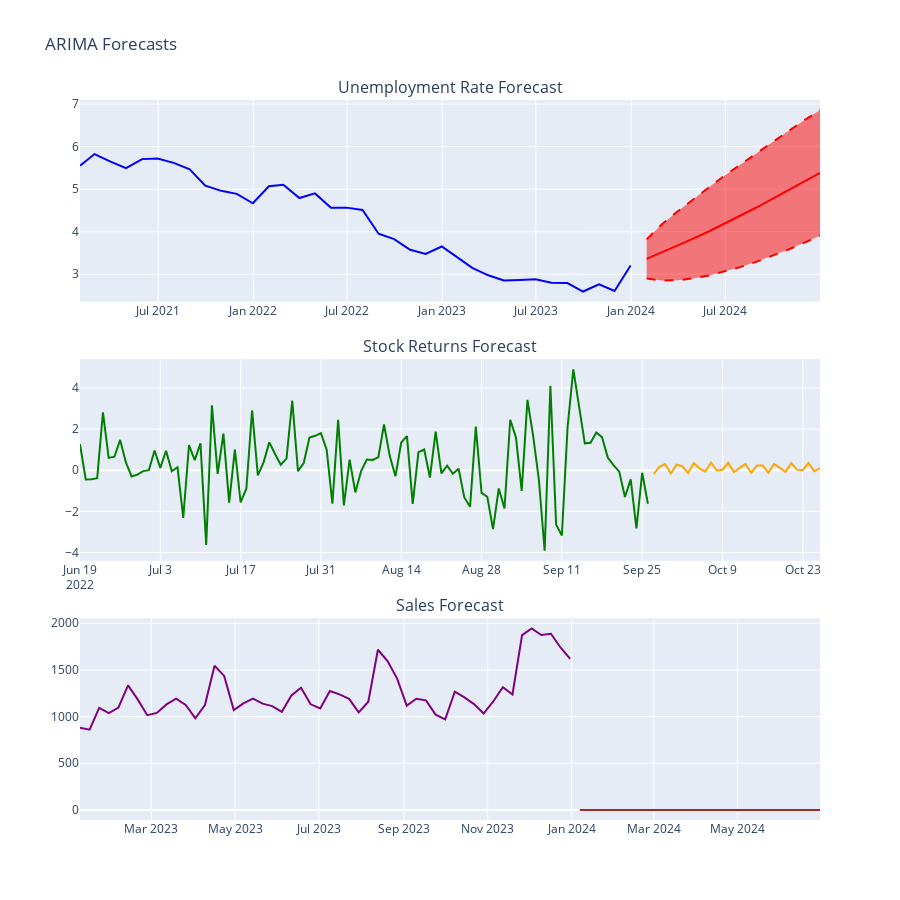

Notebook cell for this chart:
### Code cell
# 5. FORECASTING AND BUSINESS APPLICATIONS
print(" 5. FORECASTING & BUSINESS APPLICATIONS")
print("=" * 41)

# Generate forecasts
forecast_periods = 12 # 12-period ahead forecasts

# Unemployment forecasting
unemployment_forecast = unemployment_model.get_forecast(steps=forecast_periods)
unemployment_pred = unemployment_forecast.predicted_mean
unemployment_ci = unemployment_forecast.conf_int()

print("Unemployment Rate Forecasting:")
print(f"• Next 12 months forecast:")
for i, (date, pred, lower, upper) in enumerate(zip(
    pd.date_range(unemployment_df.index[-1] + pd.DateOffset(months=1), periods=forecast_periods, freq='M'),
    unemployment_pred, unemployment_ci.iloc[:, 0], unemployment_ci.iloc[:, 1])):
    if i < 6: # Show first 6 months
        print(f"   {date.strftime('%Y-%m')}: {pred:.2f}% [{lower:.2f}%, {upper:.2f}%]")

# Stock returns forecasting
stock_forecast = stock_model.get_forecast(steps=30) # 30-day forecast
stock_pred = stock_forecast.predicted_mean
stock_ci = stock_forecast.conf_int()

print(f"\nStock Returns Forecasting (next 30 days):")
print(f"• Mean return: {stock_pred.mean():.4f}%")
print(f"• Volatility: {stock_pred.std():.4f}%")
print(f"• 95% CI range: [{stock_ci.iloc[:, 0].mean():.4f}%, {stock_ci.iloc[:, 1].mean():.4f}%]")

# Sales forecasting
sales_forecast_periods = 26 # 26 weeks (6 months)
sales_forecast = sales_model.get_forecast(steps=sales_forecast_periods)
sales_pred = sales_forecast.predicted_mean
sales_ci = sales_forecast.conf_int()

print(f"\nSales Forecasting (next 26 weeks):")
print(f"• Average weekly sales: ${sales_pred.mean():.0f}K")
print(f"• Peak forecast: ${sales_pred.max():.0f}K")
print(f"• Trough forecast: ${sales_pred.min():.0f}K")

# Visualize forecasts
fig_forecast = make_subplots(
 rows=3, cols=1,
 subplot_titles=['Unemployment Rate Forecast', 'Stock Returns Forecast', 'Sales Forecast'],
 vertical_spacing=0.08
)

# Unemployment forecast
historical_unemployment = unemployment_df['unemployment_rate'].tail(36) # Last 3 years
forecast_dates_unemployment = pd.date_range(
 unemployment_df.index[-1] + pd.DateOffset(months=1),
 periods=forecast_periods, freq='M'
)

fig_forecast.add_trace(
 go.Scatter(x=historical_unemployment.index, y=historical_unemployment,
 mode='lines', name='Historical', line=dict(color='blue')),
 row=1, col=1
)
fig_forecast.add_trace(
 go.Scatter(x=forecast_dates_unemployment, y=unemployment_pred,
 mode='lines', name='Forecast', line=dict(color='red')),
 row=1, col=1
)
fig_forecast.add_trace(
 go.Scatter(x=forecast_dates_unemployment, y=unemployment_ci.iloc[:, 1],
 mode='lines', line=dict(color='red', dash='dash'),
 showlegend=False, name='Upper CI'),
 row=1, col=1
)
fig_forecast.add_trace(
 go.Scatter(x=forecast_dates_unemployment, y=unemployment_ci.iloc[:, 0],
 mode='lines', line=dict(color='red', dash='dash'),
 showlegend=False, name='Lower CI', fill='tonexty'),
 row=1, col=1
)

# Stock forecast
historical_stock = stock_df['returns'].tail(100) # Last 100 days
forecast_dates_stock = pd.date_range(
 stock_df.index[-1] + pd.Timedelta(days=1),
 periods=30, freq='D'
)

fig_forecast.add_trace(
 go.Scatter(x=historical_stock.index, y=historical_stock,
 mode='lines', name='Historical Returns', line=dict(color='green')),
 row=2, col=1
)
fig_forecast.add_trace(
 go.Scatter(x=forecast_dates_stock, y=stock_pred,
 mode='lines', name='Forecast Returns', line=dict(color='orange')),
 row=2, col=1
)

# Sales forecast
historical_sales = sales_df['sales'].tail(52) # Last year
forecast_dates_sales = pd.date_range(
 sales_df.index[-1] + pd.Timedelta(weeks=1),
 periods=sales_forecast_periods, freq='W'
)

fig_forecast.add_trace(
 go.Scatter(x=historical_sales.index, y=historical_sales,
 mode='lines', name='Historical Sales', line=dict(color='purple')),
 row=3, col=1
)
fig_forecast.add_trace(
 go.Scatter(x=forecast_dates_sales, y=sales_pred,
 mode='lines', name='Forecast Sales', line=dict(color='brown')),
 row=3, col=1
)

fig_forecast.update_layout(height=900, title="ARIMA Forecasts", showlegend=False)
fig_forecast.show()

# Forecast accuracy assessment (using last known values)
print(f"\n Forecast Performance Assessment:")

# Out-of-sample testing (use last 10% of data for testing)
def out_of_sample_test(series, order, test_size=0.1):
 """Perform out-of-sample forecast testing"""
 n_test = int(len(series) * test_size)
 train_series = series[:-n_test]
 test_series = series[-n_test:]

 # Fit model on training data
 model = ARIMA(train_series, order=order)
 fitted_model = model.fit()

 # Generate forecasts
 forecast = fitted_model.get_forecast(steps=n_test)
 predictions = forecast.predicted_mean

 # Calculate metrics
 mse = mean_squared_error(test_series, predictions)
 mae = mean_absolute_error(test_series, predictions)
 rmse = np.sqrt(mse)

 # MAPE (Mean Absolute Percentage Error)
 mape = np.mean(np.abs((test_series - predictions) / test_series)) * 100

 return {'mse': mse, 'mae': mae, 'rmse': rmse, 'mape': mape}

# Test forecast accuracy
unemployment_accuracy = out_of_sample_test(
 unemployment_df['unemployment_rate'],
 unemployment_model.model.order
)

stock_accuracy = out_of_sample_test(
 stock_df['returns'],
 stock_model.model.order
)

print(f"Unemployment Forecast Accuracy (out-of-sample):")
print(f"• RMSE: {unemployment_accuracy['rmse']:.4f}")
print(f"• MAE: {unemployment_accuracy['mae']:.4f}")
print(f"• MAPE: {unemployment_accuracy['mape']:.2f}%")

print(f"\nStock Returns Forecast Accuracy (out-of-sample):")
print(f"• RMSE: {stock_accuracy['rmse']:.4f}")
print(f"• MAE: {stock_accuracy['mae']:.4f}")
print(f"• MAPE: {stock_accuracy['mape']:.2f}%")

# Business value calculations
print(f"\n BUSINESS VALUE OF ARIMA FORECASTING:")

# Economic policy value
policy_accuracy_improvement = 0.20 # 20% improvement
current_policy_cost = 2_000_000_000 # $2B cost of policy mistakes
policy_savings = current_policy_cost * policy_accuracy_improvement

print(f"\n Economic Policy ROI:")
print(f"• Current policy mistake cost: ${current_policy_cost:,.0f}")
print(f"• Forecast accuracy improvement: {policy_accuracy_improvement:.0%}")
print(f"• Annual policy savings: ${policy_savings:,.0f}")

# Trading strategy value
portfolio_value = 50_000_000 # $50M portfolio
sharpe_improvement = 0.3 # 0.3 improvement in Sharpe ratio
risk_free_rate = 0.02
current_sharpe = 1.2
improved_sharpe = current_sharpe + sharpe_improvement

# Assuming current return of 8%, improved return
current_return = 0.08
volatility = (current_return - risk_free_rate) / current_sharpe
improved_return = risk_free_rate + improved_sharpe * volatility
additional_return = improved_return - current_return

trading_value = portfolio_value * additional_return

print(f"\n Trading Strategy ROI:")
print(f"• Portfolio value: ${portfolio_value:,.0f}")
print(f"• Sharpe ratio improvement: {sharpe_improvement}")
print(f"• Additional annual return: {additional_return:.1%}")
print(f"• Annual trading value: ${trading_value:,.0f}")

# Inventory optimization value
sales_forecast_accuracy = 0.25 # 25% improvement
inventory_value = 20_000_000 # $20M inventory
holding_cost_rate = 0.15 # 15% annual holding cost
stockout_cost_rate = 0.05 # 5% of sales in stockout costs

inventory_savings = inventory_value * holding_cost_rate * sales_forecast_accuracy
stockout_savings = sales_df['sales'].sum() * 52 * stockout_cost_rate * sales_forecast_accuracy

print(f"\n Inventory Optimization ROI:")
print(f"• Inventory value: ${inventory_value:,.0f}")
print(f"• Forecast improvement: {sales_forecast_accuracy:.0%}")
print(f"• Holding cost savings: ${inventory_savings:,.0f}")
print(f"• Stockout cost savings: ${stockout_savings:,.0f}")
print(f"• Total inventory savings: ${inventory_savings + stockout_savings:,.0f}")

total_annual_value = policy_savings + trading_value + inventory_savings + stockout_savings
implementation_cost = 150_000 # Development and maintenance

print(f"\n TOTAL ARIMA IMPLEMENTATION ROI:")
print(f"• Total annual value: ${total_annual_value:,.0f}")
print(f"• Implementation cost: ${implementation_cost:,.0f}")
print(f"• Net ROI: {(total_annual_value - implementation_cost) / implementation_cost * 100:,.0f}%")
print(f"• Payback period: {implementation_cost / total_annual_value * 12:.1f} months")

### Figure 1 — Plotly figure (JSON) as saved in the notebook; plotly's stock layout.template omitted (floating-point values rounded to 4 significant figures)
{"data": [{"line": {"color": "blue"}, "mode": "lines", "name": "Historical", "type": "scatter", "x": ["2021-01-31T00:00:00.000000000", "2021-02-28T00:00:00.000000000", "2021-03-31T00:00:00.000000000", "2021-04-30T00:00:00.000000000", "2021-05-31T00:00:00.000000000", "2021-06-30T00:00:00.000000000", "2021-07-31T00:00:00.000000000", "2021-08-31T00:00:00.000000000", "2021-09-30T00:00:00.000000000", "2021-10-31T00:00:00.000000000", "2021-11-30T00:00:00.000000000", "2021-12-31T00:00:00.000000000", "2022-01-31T00:00:00.000000000", "2022-02-28T00:00:00.000000000", "2022-03-31T00:00:00.000000000", "2022-04-30T00:00:00.000000000", "2022-05-31T00:00:00.000000000", "2022-06-30T00:00:00.000000000", "2022-07-31T00:00:00.000000000", "2022-08-31T00:00:00.000000000", "2022-09-30T00:00:00.000000000", "2022-10-31T00:00:00.000000000", "2022-11-30T00:00:00.000000000", "2022-12-31T00:00:00.000000000", "2023-01-31T00:00:00.000000000", "2023-02-28T00:00:00.000000000", "2023-03-31T00:00:00.000000000", "2023-04-30T00:00:00.000000000", "2023-05-31T00:00:00.000000000", "2023-06-30T00:00:00.000000000", "2023-07-31T00:00:00.000000000", "2023-08-31T00:00:00.000000000", "2023-09-30T00:00:00.000000000", "2023-10-31T00:00:00.000000000", "2023-11-30T00:00:00.000000000", "2023-12-31T00:00:00.000000000"], "xaxis": "x", "y": [5.55, 5.825, 5.647, 5.496, 5.706, 5.721, 5.618, 5.467, 5.083, 4.96, 4.889, 4.667, 5.069, 5.102, 4.791, 4.9, 4.565, 4.566, 4.509, 3.951, 3.825, 3.576, 3.477, 3.652, 3.392, 3.15, 2.974, 2.851, 2.863, 2.881, 2.801, 2.791, 2.593, 2.763, 2.607, 3.204], "yaxis": "y"}, {"line": {"color": "red"}, "mode": "lines", "name": "Forecast", "type": "scatter", "x": ["2024-01-31T00:00:00.000000000", "2024-02-29T00:00:00.000000000", "2024-03-31T00:00:00.000000000", "2024-04-30T00:00:00.000000000", "2024-05-31T00:00:00.000000000", "2024-06-30T00:00:00.000000000", "2024-07-31T00:00:00.000000000", "2024-08-31T00:00:00.000000000", "2024-09-30T00:00:00.000000000", "2024-10-31T00:00:00.000000000", "2024-11-30T00:00:00.000000000", "2024-12-31T00:00:00.000000000"], "xaxis": "x", "y": [3.361, 3.51, 3.668, 3.835, 4.01, 4.192, 4.381, 4.574, 4.772, 4.973, 5.176, 5.381], "yaxis": "y"}, {"line": {"color": "red", "dash": "dash"}, "mode": "lines", "name": "Upper CI", "showlegend": false, "type": "scatter", "x": ["2024-01-31T00:00:00.000000000", "2024-02-29T00:00:00.000000000", "2024-03-31T00:00:00.000000000", "2024-04-30T00:00:00.000000000", "2024-05-31T00:00:00.000000000", "2024-06-30T00:00:00.000000000", "2024-07-31T00:00:00.000000000", "2024-08-31T00:00:00.000000000", "2024-09-30T00:00:00.000000000", "2024-10-31T00:00:00.000000000", "2024-11-30T00:00:00.000000000", "2024-12-31T00:00:00.000000000"], "xaxis": "x", "y": [3.82, 4.17, 4.478, 4.769, 5.048, 5.321, 5.589, 5.852, 6.111, 6.365, 6.614, 6.859], "yaxis": "y"}, {"fill": "tonexty", "line": {"color": "red", "dash": "dash"}, "mode": "lines", "name": "Lower CI", "showlegend": false, "type": "scatter", "x": ["2024-01-31T00:00:00.000000000", "2024-02-29T00:00:00.000000000", "2024-03-31T00:00:00.000000000", "2024-04-30T00:00:00.000000000", "2024-05-31T00:00:00.000000000", "2024-06-30T00:00:00.000000000", "2024-07-31T00:00:00.000000000", "2024-08-31T00:00:00.000000000", "2024-09-30T00:00:00.000000000", "2024-10-31T00:00:00.000000000", "2024-11-30T00:00:00.000000000", "2024-12-31T00:00:00.000000000"], "xaxis": "x", "y": [2.901, 2.849, 2.858, 2.902, 2.972, 3.064, 3.172, 3.296, 3.433, 3.581, 3.738, 3.904], "yaxis": "y"}, {"line": {"color": "green"}, "mode": "lines", "name": "Historical Returns", "type": "scatter", "x": ["2022-06-19T00:00:00.000000000", "2022-06-20T00:00:00.000000000", "2022-06-21T00:00:00.000000000", "2022-06-22T00:00:00.000000000", "2022-06-23T00:00:00.000000000", "2022-06-24T00:00:00.000000000", "2022-06-25T00:00:00.000000000", "2022-06-26T00:00:00.000000000", "2022-06-27T00:00:00.000000000", "2022-06-28T00:00:00.000000000", "2022-06-29T00:00:00.000000000", "2022-06-30T00:00:00.000000000", "2022-07-01T00:00:00.000000000", "2022-07-02T00:00:00.000000000", "2022-07-03T00:00:00.000000000", "2022-07-04T00:00:00.000000000", "2022-07-05T00:00:00.000000000", "2022-07-06T00:00:00.000000000", "2022-07-07T00:00:00.000000000", "2022-07-08T00:00:00.000000000", "2022-07-09T00:00:00.000000000", "2022-07-10T00:00:00.000000000", "2022-07-11T00:00:00.000000000", "2022-07-12T00:00:00.000000000", "2022-07-13T00:00:00.000000000", "2022-07-14T00:00:00.000000000", "2022-07-15T00:00:00.000000000", "2022-07-16T00:00:00.000000000", "2022-07-17T00:00:00.000000000", "2022-07-18T00:00:00.000000000", "2022-07-19T00:00:00.000000000", "2022-07-20T00:00:00.000000000", "2022-07-21T00:00:00.000000000", "2022-07-22T00:00:00.000000000", "2022-07-23T00:00:00.000000000", "2022-07-24T00:00:00.000000000", "2022-07-25T00:00:00.000000000", "2022-07-26T00:00:00.000000000", "2022-07-27T00:00:00.000000000", "2022-07-28T00:00:00.000000000", "2022-07-29T00:00:00.000000000", "2022-07-30T00:00:00.000000000", "2022-07-31T00:00:00.000000000", "2022-08-01T00:00:00.000000000", "2022-08-02T00:00:00.000000000", "2022-08-03T00:00:00.000000000", "2022-08-04T00:00:00.000000000", "2022-08-05T00:00:00.000000000", "2022-08-06T00:00:00.000000000", "2022-08-07T00:00:00.000000000", "2022-08-08T00:00:00.000000000", "2022-08-09T00:00:00.000000000", "2022-08-10T00:00:00.000000000", "2022-08-11T00:00:00.000000000", "2022-08-12T00:00:00.000000000", "2022-08-13T00:00:00.000000000", "2022-08-14T00:00:00.000000000", "2022-08-15T00:00:00.000000000", "2022-08-16T00:00:00.000000000", "2022-08-17T00:00:00.000000000", "2022-08-18T00:00:00.000000000", "2022-08-19T00:00:00.000000000", "2022-08-20T00:00:00.000000000", "2022-08-21T00:00:00.000000000", "2022-08-22T00:00:00.000000000", "2022-08-23T00:00:00.000000000", "2022-08-24T00:00:00.000000000", "2022-08-25T00:00:00.000000000", "2022-08-26T00:00:00.000000000", "2022-08-27T00:00:00.000000000", "2022-08-28T00:00:00.000000000", "2022-08-29T00:00:00.000000000", "2022-08-30T00:00:00.000000000", "2022-08-31T00:00:00.000000000", "2022-09-01T00:00:00.000000000", "2022-09-02T00:00:00.000000000", "2022-09-03T00:00:00.000000000", "2022-09-04T00:00:00.000000000", "2022-09-05T00:00:00.000000000", "2022-09-06T00:00:00.000000000", "2022-09-07T00:00:00.000000000", "2022-09-08T00:00:00.000000000", "2022-09-09T00:00:00.000000000", "2022-09-10T00:00:00.000000000", "2022-09-11T00:00:00.000000000", "2022-09-12T00:00:00.000000000", "2022-09-13T00:00:00.000000000", "2022-09-14T00:00:00.000000000", "2022-09-15T00:00:00.000000000", "2022-09-16T00:00:00.000000000", "2022-09-17T00:00:00.000000000", "2022-09-18T00:00:00.000000000", "2022-09-19T00:00:00.000000000", "2022-09-20T00:00:00.000000000", "2022-09-21T00:00:00.000000000", "2022-09-22T00:00:00.000000000", "2022-09-23T00:00:00.000000000", "2022-09-24T00:00:00.000000000", "2022-09-25T00:00:00.000000000", "2022-09-26T00:00:00.000000000"], "xaxis": "x2", "y": [1.266, -0.4456, -0.435, -0.3869, 2.811, 0.6017, 0.6576, 1.477, 0.3822, -0.3022, -0.2111, -0.04319, 0.002555, 0.9595, 0.1147, 0.9466, -0.04861, 0.1445, -2.314, 1.219, 0.4936, 1.308, -3.63, 3.156, -0.1746, 1.778, -1.576, 1.004, -1.559, -0.9005, 2.908, -0.2533, 0.3855, 1.355, 0.788, 0.2693, 0.5683, 3.39, -0.0395, 0.3531, 1.591, 1.676, 1.805, 1.004, -1.629, 2.459, -1.711, 0.5159, -1.081, -0.0447, 0.5221, 0.501, 0.6293, 2.225, 0.6886, -0.2872, 1.351, 1.659, -1.635, 0.88, 1.01, -0.3536, 1.876, -0.1547, 0.2174, -0.1757, 0.06991, -1.323, -1.772, 2.127, -1.103, -1.291, -2.863, -0.8883, -1.858, 2.455, 1.592, -0.9993, 3.423, 1.664, -0.481, -3.915, 4.104, -2.645, -3.172, 2.109, 4.912, 3.108, 1.308, 1.334, 1.837, 1.608, 0.614, 0.2515, -0.06658, -1.303, -0.443, -2.826, -0.1231, -1.63], "yaxis": "y2"}, {"line": {"color": "orange"}, "mode": "lines", "name": "Forecast Returns", "type": "scatter", "x": ["2022-09-27T00:00:00.000000000", "2022-09-28T00:00:00.000000000", "2022-09-29T00:00:00.000000000", "2022-09-30T00:00:00.000000000", "2022-10-01T00:00:00.000000000", "2022-10-02T00:00:00.000000000", "2022-10-03T00:00:00.000000000", "2022-10-04T00:00:00.000000000", "2022-10-05T00:00:00.000000000", "2022-10-06T00:00:00.000000000", "2022-10-07T00:00:00.000000000", "2022-10-08T00:00:00.000000000", "2022-10-09T00:00:00.000000000", "2022-10-10T00:00:00.000000000", "2022-10-11T00:00:00.000000000", "2022-10-12T00:00:00.000000000", "2022-10-13T00:00:00.000000000", "2022-10-14T00:00:00.000000000", "2022-10-15T00:00:00.000000000", "2022-10-16T00:00:00.000000000", "2022-10-17T00:00:00.000000000", "2022-10-18T00:00:00.000000000", "2022-10-19T00:00:00.000000000", "2022-10-20T00:00:00.000000000", "2022-10-21T00:00:00.000000000", "2022-10-22T00:00:00.000000000", "2022-10-23T00:00:00.000000000", "2022-10-24T00:00:00.000000000", "2022-10-25T00:00:00.000000000", "2022-10-26T00:00:00.000000000"], "xaxis": "x2", "y": [-0.1901, 0.1702, 0.2998, -0.1547, 0.2747, 0.1985, -0.1321, 0.3471, 0.08765, -0.06814, 0.3783, -0.01361, 0.02483, 0.3646, -0.0886, 0.13, 0.3101, -0.1257, 0.2292, 0.2255, -0.1202, 0.306, 0.1262, -0.07468, 0.3483, 0.02961, 0.001695, 0.3503, -0.04821, 0.09482], "yaxis": "y2"}, {"line": {"color": "purple"}, "mode": "lines", "name": "Historical Sales", "type": "scatter", "x": ["2023-01-08T00:00:00.000000000", "2023-01-15T00:00:00.000000000", "2023-01-22T00:00:00.000000000", "2023-01-29T00:00:00.000000000", "2023-02-05T00:00:00.000000000", "2023-02-12T00:00:00.000000000", "2023-02-19T00:00:00.000000000", "2023-02-26T00:00:00.000000000", "2023-03-05T00:00:00.000000000", "2023-03-12T00:00:00.000000000", "2023-03-19T00:00:00.000000000", "2023-03-26T00:00:00.000000000", "2023-04-02T00:00:00.000000000", "2023-04-09T00:00:00.000000000", "2023-04-16T00:00:00.000000000", "2023-04-23T00:00:00.000000000", "2023-04-30T00:00:00.000000000", "2023-05-07T00:00:00.000000000", "2023-05-14T00:00:00.000000000", "2023-05-21T00:00:00.000000000", "2023-05-28T00:00:00.000000000", "2023-06-04T00:00:00.000000000", "2023-06-11T00:00:00.000000000", "2023-06-18T00:00:00.000000000", "2023-06-25T00:00:00.000000000", "2023-07-02T00:00:00.000000000", "2023-07-09T00:00:00.000000000", "2023-07-16T00:00:00.000000000", "2023-07-23T00:00:00.000000000", "2023-07-30T00:00:00.000000000", "2023-08-06T00:00:00.000000000", "2023-08-13T00:00:00.000000000", "2023-08-20T00:00:00.000000000", "2023-08-27T00:00:00.000000000", "2023-09-03T00:00:00.000000000", "2023-09-10T00:00:00.000000000", "2023-09-17T00:00:00.000000000", "2023-09-24T00:00:00.000000000", "2023-10-01T00:00:00.000000000", "2023-10-08T00:00:00.000000000", "2023-10-15T00:00:00.000000000", "2023-10-22T00:00:00.000000000", "2023-10-29T00:00:00.000000000", "2023-11-05T00:00:00.000000000", "2023-11-12T00:00:00.000000000", "2023-11-19T00:00:00.000000000", "2023-11-26T00:00:00.000000000", "2023-12-03T00:00:00.000000000", "2023-12-10T00:00:00.000000000", "2023-12-17T00:00:00.000000000", "2023-12-24T00:00:00.000000000", "2023-12-31T00:00:00.000000000"], "xaxis": "x3", "y": [880.8, 859.2, 1093.0, 1038.0, 1098.0, 1335.0, 1184.0, 1015.0, 1040.0, 1130.0, 1191.0, 1125.0, 981.5, 1123.0, 1545.0, 1436.0, 1070.0, 1142.0, 1192.0, 1139.0, 1113.0, 1051.0, 1227.0, 1310.0, 1132.0, 1088.0, 1275.0, 1238.0, 1190.0, 1045.0, 1159.0, 1716.0, 1595.0, 1407.0, 1118.0, 1191.0, 1174.0, 1021.0, 971.0, 1267.0, 1205.0, 1134.0, 1033.0, 1162.0, 1314.0, 1238.0, 1873.0, 1944.0, 1874.0, 1888.0, 1741.0, 1617.0], "yaxis": "y3"}, {"line": {"color": "brown"}, "mode": "lines", "name": "Forecast Sales", "type": "scatter", "x": ["2024-01-07T00:00:00.000000000", "2024-01-14T00:00:00.000000000", "2024-01-21T00:00:00.000000000", "2024-01-28T00:00:00.000000000", "2024-02-04T00:00:00.000000000", "2024-02-11T00:00:00.000000000", "2024-02-18T00:00:00.000000000", "2024-02-25T00:00:00.000000000", "2024-03-03T00:00:00.000000000", "2024-03-10T00:00:00.000000000", "2024-03-17T00:00:00.000000000", "2024-03-24T00:00:00.000000000", "2024-03-31T00:00:00.000000000", "2024-04-07T00:00:00.000000000", "2024-04-14T00:00:00.000000000", "2024-04-21T00:00:00.000000000", "2024-04-28T00:00:00.000000000", "2024-05-05T00:00:00.000000000", "2024-05-12T00:00:00.000000000", "2024-05-19T00:00:00.000000000", "2024-05-26T00:00:00.000000000", "2024-06-02T00:00:00.000000000", "2024-06-09T00:00:00.000000000", "2024-06-16T00:00:00.000000000", "2024-06-23T00:00:00.000000000", "2024-06-30T00:00:00.000000000"], "xaxis": "x3", "y": [0.0, 0.0, 0.0, 0.0, 0.0, 0.0, 0.0, 0.0, 0.0, 0.0, 0.0, 0.0, 0.0, 0.0, 0.0, 0.0, 0.0, 0.0, 0.0, 0.0, 0.0, 0.0, 0.0, 0.0, 0.0, 0.0], "yaxis": "y3"}], "layout": {"annotations": [{"font": {"size": 16}, "showarrow": false, "text": "Unemployment Rate Forecast", "x": 0.5, "xanchor": "center", "xref": "paper", "y": 1, "yanchor": "bottom", "yref": "paper"}, {"font": {"size": 16}, "showarrow": false, "text": "Stock Returns Forecast", "x": 0.5, "xanchor": "center", "xref": "paper", "y": 0.64, "yanchor": "bottom", "yref": "paper"}, {"font": {"size": 16}, "showarrow": false, "text": "Sales Forecast", "x": 0.5, "xanchor": "center", "xref": "paper", "y": 0.28, "yanchor": "bottom", "yref": "paper"}], "height": 900, "showlegend": false, "title": {"text": "ARIMA Forecasts"}, "xaxis": {"anchor": "y", "domain": [0, 1]}, "xaxis2": {"anchor": "y2", "domain": [0, 1]}, "xaxis3": {"anchor": "y3", "domain": [0, 1]}, "yaxis": {"anchor": "x", "domain": [0.72, 1]}, "yaxis2": {"anchor": "x2", "domain": [0.36, 0.64]}, "yaxis3": {"anchor": "x3", "domain": [0, 0.28]}}}
